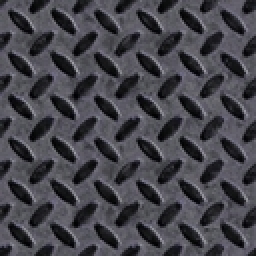
#> input picture data/materials/nexmtl/mtl_flooring.jpg, 128 x 128 px (shown 2 times larger)
$ python -i make_tile.py   (imports and definitions only)   (Python 2 division)
#> lines starting #> are read from the running program, lines starting #| are printed output that depends on the picture
"""
Simplistic tile generator from textures.
"""

import Image,os,sys,os.path
from os.path import join as J
import ConfigParser

# [3 lines not run here, left out]

size = 46*2,24*2
quality = 2
prep_size =  size[0]*quality, size[0]*quality

def prep_image(fname):
	image = Image.open(fname)
#> image is the input picture: PIL image 128x128 RGB; mean R, G, B 69.2, 68.6, 75.6
	if image.size != prep_size:
		image = image.resize(prep_size)
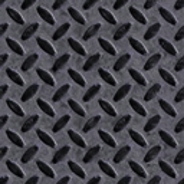
#> image: PIL image 184x184 RGB; mean R, G, B 69.2, 68.6, 75.6
	return image

_tmasks = {}
def make_tilemasks(s):
	# create a tilemask and its inverse. cached.
	if s in _tmasks: return _tmasks[s]
	tilemask = Image.new("1",s,0)
	itilemask = Image.new("1",s,1)
	T,I = tilemask.load(), itilemask.load()

	w,h = s
	for x in xrange(w):
		for y in xrange(h):
			dx,dy = x,y
			if x > w/2:
				dx = w - x
			if y > h/2:
				dy = h - y
			in_tile = dx/2 + dy >= h/2
			if in_tile:
				T[x,y] = 1
				I[x,y] = 0
	_tmasks[s] = tilemask,itilemask
	return tilemask,itilemask

#itilemask.show();input()

def make_tile(fname,out,rot=0):
	image = prep_image(fname)
	image = image.rotate(rot,expand=1)

	# chop added extra pixels by expanding
	d = quality*4
	dx,dy = image.size
#> dx = 184; dy = 184
	image = image.crop((d,d,dx-d,dy-d)).copy()
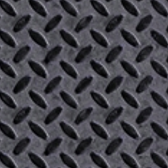
#> image: PIL image 168x168 RGB; mean R, G, B 69.1, 68.5, 75.5

	# Scale Y-axis
	# convert -resample is much better than PIL.
	# ideally we'd use GIMP ...
	image.save("in.png")
	os.system("convert in.png -resample %dx%d  out.png" % (size[0]*quality,size[1]*quality))
#> (the run stopped early here; a loop or call above may not have finished)
